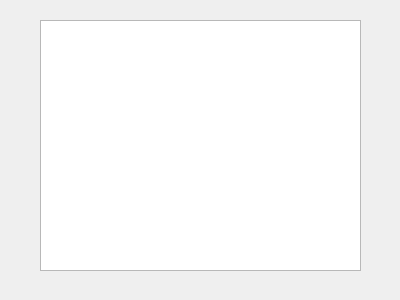
<?xml version="1.0" encoding="UTF-8"?>
<ui version="4.0">
 <class>VerLecturas</class>
 <widget class="QDialog" name="VerLecturas">
  <property name="geometry">
   <rect>
    <x>0</x>
    <y>0</y>
    <width>400</width>
    <height>300</height>
   </rect>
  </property>
  <property name="windowTitle">
   <string>TUS LECTURAS</string>
  </property>
  <widget class="QTableWidget" name="tableWidget">
   <property name="geometry">
    <rect>
     <x>40</x>
     <y>20</y>
     <width>321</width>
     <height>251</height>
    </rect>
   </property>
  </widget>
 </widget>
 <resources/>
 <connections/>
</ui>
